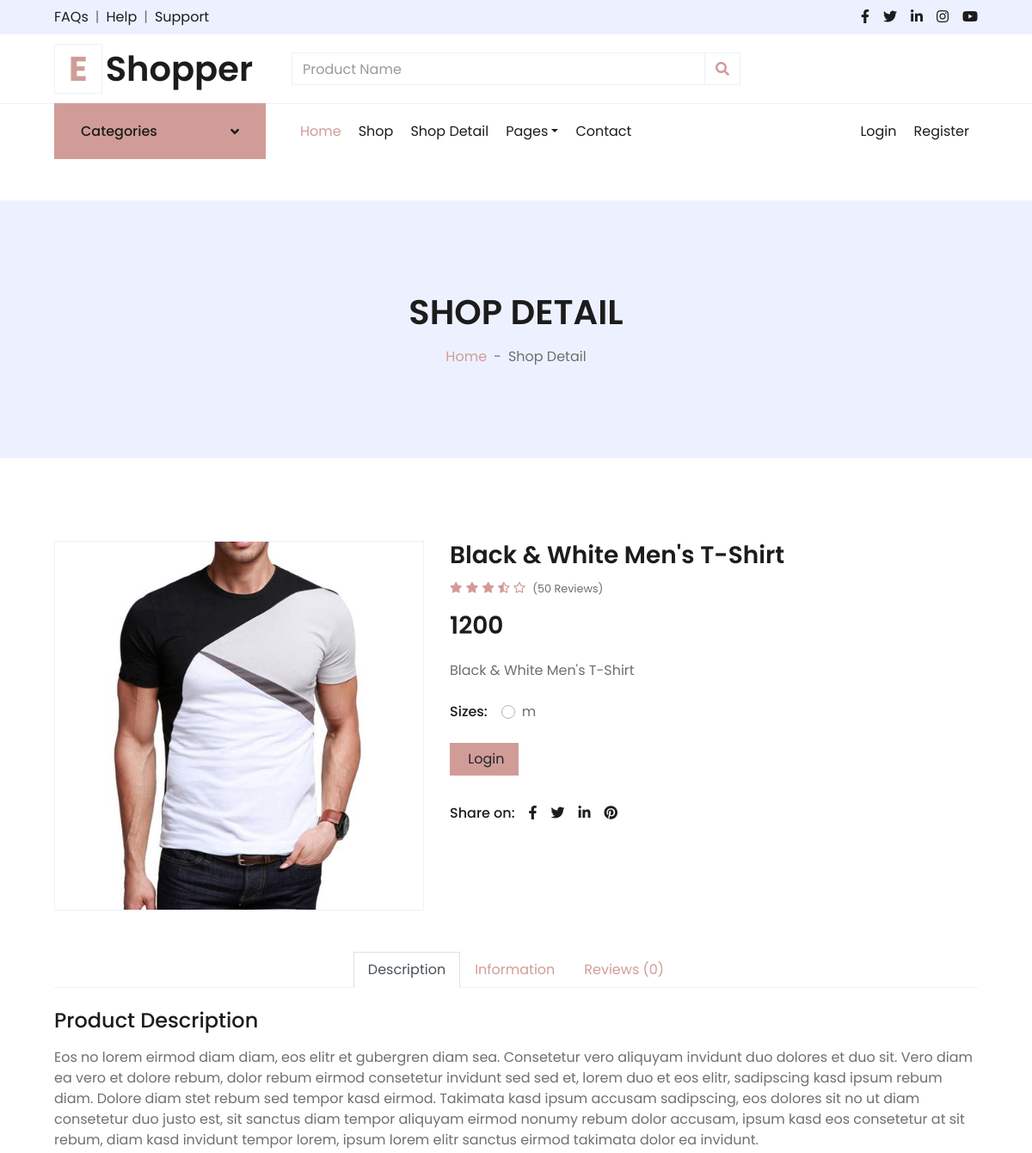
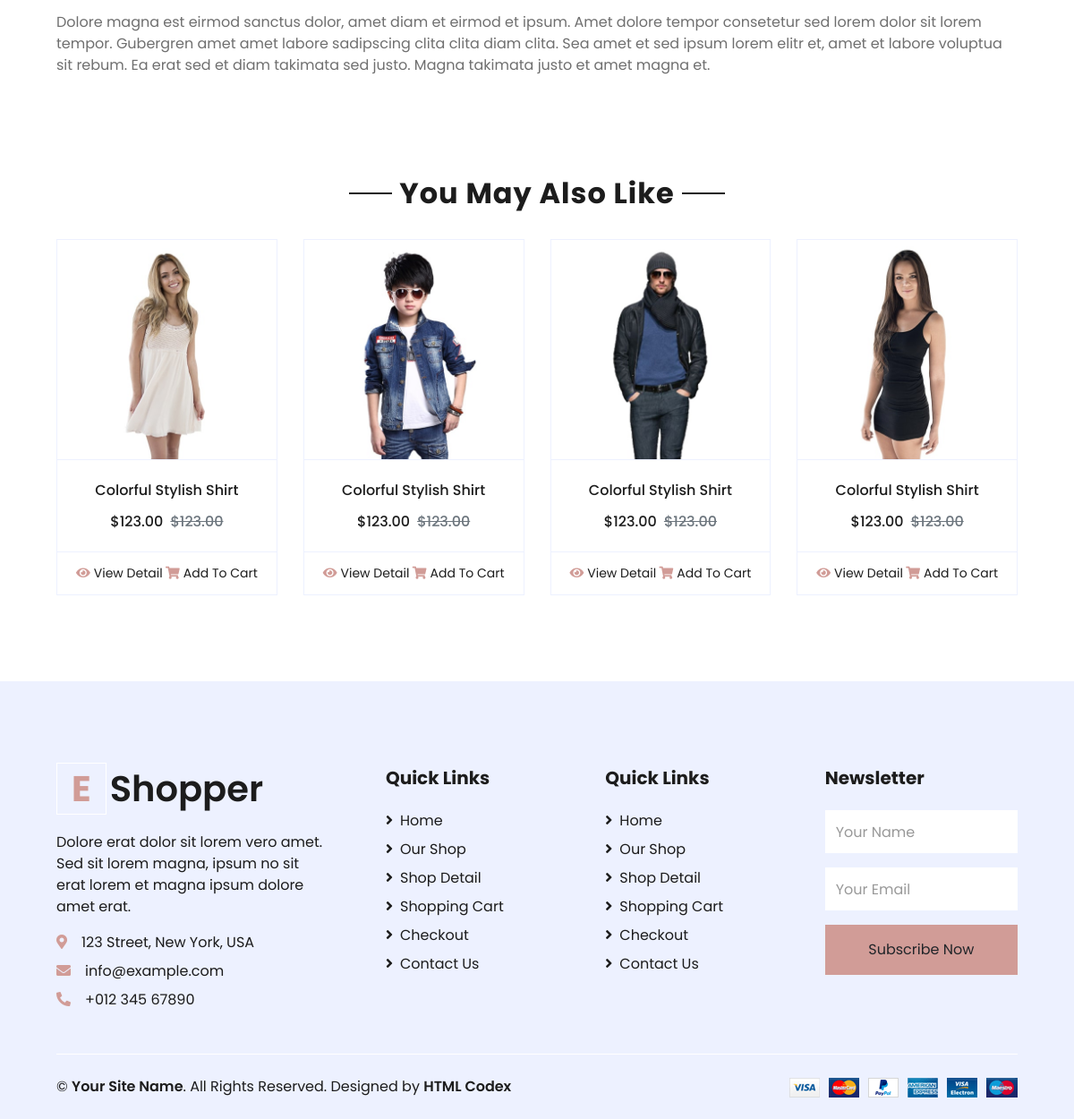
Screenshot of /product-detail/1/ with the database file from the repository (2 pictures, top to bottom).
### myapp/models.py (models this page shows, shortened)
class Product(models.Model):
	category=(
			('men','men'),
			('women','women'),
			('kid','kid'),
		)
	size=(
			("s","s"),
			("m","m"),
			("l","l"),
			("xl","xl"),
			("xxl","xxl"),
		)
	seller=models.ForeignKey(User,on_delete=models.CASCADE)
	product_category=models.CharField(max_length=100,choices=category)
	product_name=models.CharField(max_length=100)
	product_price=models.PositiveIntegerField()
	product_desc=models.TextField()
	product_size=models.CharField(max_length=100,choices=size)
	product_image=models.ImageField(upload_to="product_pic/")

### myapp/views.py (the view)
# urls.py: path('detail/',views.detail,name='detail'),
def detail(request,pk):
	wishlist_flag=False
	cart_flag=False
	path=request.get_full_path()
	product=Product.objects.get(pk=pk)
	try:
		user=User.objects.get(email=request.session['email'])
		Wishlist.objects.get(user=user,product=product)
		wishlist_flag=True
	except:
		pass
	try:
		user=User.objects.get(email=request.session['email'])
		Cart.objects.get(user=user,product=product,payment_status=False)
		cart_flag=True
	except:
		pass
	return render(request,'detail.html',{'product':product,'path':path,'wishlist_flag':wishlist_flag,'cart_flag':cart_flag})

### myapp/templates/detail.html (shortened to what this page needs)
{% extends 'header.html' %}
{% load static %}
{% block content %}
<!DOCTYPE html>
<html lang="en">
<head>
</head>
<body>
    <div class="container-fluid bg-secondary mb-5">
        <div class="d-flex flex-column align-items-center justify-content-center" style="min-height: 300px">
            <h1 class="font-weight-semi-bold text-uppercase mb-3">Shop Detail</h1>
            <div class="d-inline-flex">
                <p class="m-0"><a href="">Home</a></p>
                <p class="m-0 px-2">-</p>
                <p class="m-0">Shop Detail</p>
            </div>
        </div>
    </div>
    <div class="container-fluid py-5">
        <div class="row px-xl-5">
            <div class="col-lg-5 pb-5">
                <div id="product-carousel" class="carousel slide" data-ride="carousel">
                    <div class="carousel-inner border">
                        <div class="carousel-item active">
                            <img class="w-100 h-100" src="{{product.product_image.url}}" alt="Image">
                        </div>
                    </div>
                </div>
            </div>
            <div class="col-lg-7 pb-5">
                <h3 class="font-weight-semi-bold">{{product.product_name}}</h3>
                <div class="d-flex mb-3">
                    <div class="text-primary mr-2">
                        <small class="fas fa-star"></small>
                        <small class="fas fa-star"></small>
                        <small class="fas fa-star"></small>
                        <small class="fas fa-star-half-alt"></small>
                        <small class="far fa-star"></small>
                    </div>
                    <small class="pt-1">(50 Reviews)</small>
                </div>
                <h3 class="font-weight-semi-bold mb-4">{{product.product_price}}</h3>
                <p class="mb-4">{{product.product_desc}}</p>
                <div class="d-flex mb-3">
                    <p class="text-dark font-weight-medium mb-0 mr-3">Sizes:</p>
                        <div class="custom-control custom-radio custom-control-inline">
                            <label class="custom-control-label" for="size-1">{{product.product_size}}</label>
                        </div>
                </div>
                <div class="d-flex align-items-center mb-4 pt-2">
                    {% if request.session.email %}
                        {% if wishlist_flag == False%}
                            <a href="{% url 'add-to-wishlist' pk=product.pk %}"><button class="btn btn-primary px-3"><i class="fa fa-heart"></i> Add To Wishlist</button></a>
                        {% else %}
                            <a href="{% url 'remove-from-wishlist' pk=product.pk %}"><button class="btn btn-primary px-3"><i class="fa fa-heart"></i> Remove From Wishlist</button></a>
                        {% endif %}
                        &nbsp;&nbsp;&nbsp;&nbsp;&nbsp;&nbsp;&nbsp;&nbsp;&nbsp;&nbsp;&nbsp;
                        {% if cart_flag == False %}
                            <a href="{% url 'add-to-cart' pk=product.pk %}"><button class="btn btn-primary px-3"><i class="fa fa-shopping-cart"></i> Add To Cart</button></a>
                        {% else %}
                            <a href="{% url 'remove-from-cart' pk=product.pk %}"><button class="btn btn-primary px-3"><i class="fa fa-shopping-cart"></i> Remove From Cart</button></a>
                        {% endif %}
                    {% else %}
                        <form action="{% url 'login' %}">
                            <button type="submit" class="btn btn-primary px-3"> Login</button>
                        </form>
                    {% endif %}
                </div>
                <div class="d-flex pt-2">
                    <p class="text-dark font-weight-medium mb-0 mr-2">Share on:</p>
                    <div class="d-inline-flex">
                        <a class="text-dark px-2" href="">
                            <i class="fab fa-facebook-f"></i>
                        </a>
                        <a class="text-dark px-2" href="">
                            <i class="fab fa-twitter"></i>
                        </a>
                        <a class="text-dark px-2" href="">
                            <i class="fab fa-linkedin-in"></i>
                        </a>
                        <a class="text-dark px-2" href="">
                            <i class="fab fa-pinterest"></i>
                        </a>
                    </div>
                </div>
            </div>
        </div>
        <div class="row px-xl-5">
            <div class="col">
                <div class="nav nav-tabs justify-content-center border-secondary mb-4">
                    <a class="nav-item nav-link active" data-toggle="tab" href="#tab-pane-1">Description</a>
                    <a class="nav-item nav-link" data-toggle="tab" href="#tab-pane-2">Information</a>
                    <a class="nav-item nav-link" data-toggle="tab" href="#tab-pane-3">Reviews (0)</a>
                </div>
                <div class="tab-content">
                    <div class="tab-pane fade show active" id="tab-pane-1">
                        <h4 class="mb-3">Product Description</h4>
                        <p>Eos no lorem eirmod diam diam, eos elitr et gubergren diam sea. Consetetur vero aliquyam invidunt duo dolores et duo sit. Vero diam ea vero et dolore rebum, dolor rebum eirmod consetetur invidunt sed sed et, lorem duo et eos elitr, sadipscing kasd ipsum rebum diam. Dolore diam stet rebum sed tempor kasd eirmod. Takimata kasd ipsum accusam sadipscing, eos dolores sit no ut diam consetetur duo justo est, sit sanctus diam tempor aliquyam eirmod nonumy rebum dolor accusam, ipsum kasd eos consetetur at sit rebum, diam kasd invidunt tempor lorem, ipsum lorem elitr sanctus eirmod takimata dolor ea invidunt.</p>
                        <p>Dolore magna est eirmod sanctus dolor, amet diam et eirmod et ipsum. Amet dolore tempor consetetur sed lorem dolor sit lorem tempor. Gubergren amet amet labore sadipscing clita clita diam clita. Sea amet et sed ipsum lorem elitr et, amet et labore voluptua sit rebum. Ea erat sed et diam takimata sed justo. Magna takimata justo et amet magna et.</p>
                    </div>
                </div>
            </div>
        </div>
    </div>
    <div class="container-fluid py-5">
        <div class="text-center mb-4">
            <h2 class="section-title px-5"><span class="px-2">You May Also Like</span></h2>
        </div>
        <div class="row px-xl-5">
            <div class="col">
                <div class="owl-carousel related-carousel">
                    <div class="card product-item border-0">
                        <div class="card-header product-img position-relative overflow-hidden bg-transparent border p-0">
                            <img class="img-fluid w-100" src="{% static 'img/product-1.jpg' %}" alt="">
                        </div>
                        <div class="card-body border-left border-right text-center p-0 pt-4 pb-3">
                            <h6 class="text-truncate mb-3">Colorful Stylish Shirt</h6>
                            <div class="d-flex justify-content-center">
                                <h6>$123.00</h6><h6 class="text-muted ml-2"><del>$123.00</del></h6>
                            </div>
                        </div>
                        <div class="card-footer d-flex justify-content-between bg-light border">
                            <a href="" class="btn btn-sm text-dark p-0"><i class="fas fa-eye text-primary mr-1"></i>View Detail</a>
                            <a href="" class="btn btn-sm text-dark p-0"><i class="fas fa-shopping-cart text-primary mr-1"></i>Add To Cart</a>
                        </div>
                    </div>
                    <div class="card product-item border-0">
                        <div class="card-header product-img position-relative overflow-hidden bg-transparent border p-0">
                            <img class="img-fluid w-100" src="{% static 'img/product-2.jpg' %}" alt="">
                        </div>
                        <div class="card-body border-left border-right text-center p-0 pt-4 pb-3">
                            <h6 class="text-truncate mb-3">Colorful Stylish Shirt</h6>
                            <div class="d-flex justify-content-center">
                                <h6>$123.00</h6><h6 class="text-muted ml-2"><del>$123.00</del></h6>
                            </div>
                        </div>
                        <div class="card-footer d-flex justify-content-between bg-light border">
                            <a href="" class="btn btn-sm text-dark p-0"><i class="fas fa-eye text-primary mr-1"></i>View Detail</a>
                            <a href="" class="btn btn-sm text-dark p-0"><i class="fas fa-shopping-cart text-primary mr-1"></i>Add To Cart</a>
                        </div>
                    </div>
                    <div class="card product-item border-0">
                        <div class="card-header product-img position-relative overflow-hidden bg-transparent border p-0">
                            <img class="img-fluid w-100" src="{% static 'img/product-3.jpg' %}" alt="">
                        </div>
                        <div class="card-body border-left border-right text-center p-0 pt-4 pb-3">
                            <h6 class="text-truncate mb-3">Colorful Stylish Shirt</h6>
                            <div class="d-flex justify-content-center">
                                <h6>$123.00</h6><h6 class="text-muted ml-2"><del>$123.00</del></h6>
                            </div>
                        </div>
                        <div class="card-footer d-flex justify-content-between bg-light border">
                            <a href="" class="btn btn-sm text-dark p-0"><i class="fas fa-eye text-primary mr-1"></i>View Detail</a>
                            <a href="" class="btn btn-sm text-dark p-0"><i class="fas fa-shopping-cart text-primary mr-1"></i>Add To Cart</a>
                        </div>
                    </div>
                    <div class="card product-item border-0">
                        <div class="card-header product-img position-relative overflow-hidden bg-transparent border p-0">
                            <img class="img-fluid w-100" src="{% static 'img/product-4.jpg' %}" alt="">
                        </div>
                        <div class="card-body border-left border-right text-center p-0 pt-4 pb-3">
                            <h6 class="text-truncate mb-3">Colorful Stylish Shirt</h6>
                            <div class="d-flex justify-content-center">
                                <h6>$123.00</h6><h6 class="text-muted ml-2"><del>$123.00</del></h6>
                            </div>
                        </div>
                        <div class="card-footer d-flex justify-content-between bg-light border">
                            <a href="" class="btn btn-sm text-dark p-0"><i class="fas fa-eye text-primary mr-1"></i>View Detail</a>
                            <a href="" class="btn btn-sm text-dark p-0"><i class="fas fa-shopping-cart text-primary mr-1"></i>Add To Cart</a>
                        </div>
                    </div>
                </div>
            </div>
        </div>
    </div>
</body>
</html>
{% endblock %}

### rows the page displays
Product: product_image (picture), product_name "Black & White Men's T-Shirt", product_price "1200", product_desc "Black & White Men's T-Shirt", product_size "m"
